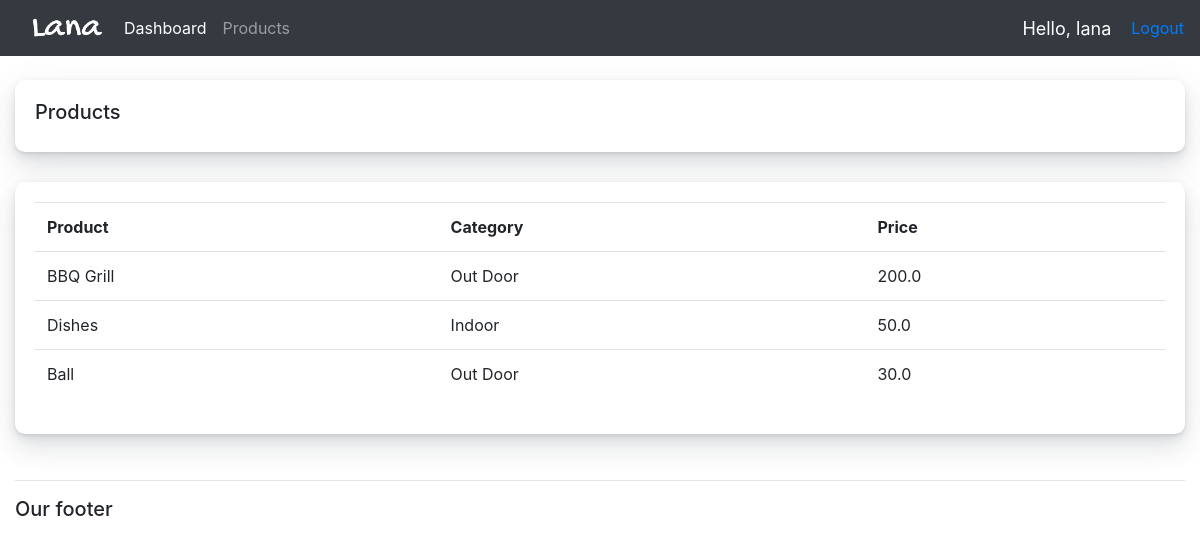
Screenshot of /products/ (signed in) with the database file from the repository.
### accounts/models.py (models this page shows, shortened)
class Product(models.Model):
    CATEGORY = (
        ('Indoor', 'Indoor'),
        ('Out Door', 'Out Door'),
    )
    name = models.CharField(max_length=200, null=True)
    price = models.FloatField(null=True)
    category = models.CharField(max_length=200, null=True, choices=CATEGORY)
    description = models.CharField(max_length=200, null=True, blank=True)
    date_created = models.DateTimeField(auto_now_add=True, null=True)
    tags = models.ManyToManyField(Tag)

### accounts/decorators.py (the view)
        def wrapper_func(request, *args, **kwargs):
            group = None
            if request.user.groups.exists():
                group = request.user.groups.all()[0].name
            if group in allowed_roles:
                return view_func(request, *args, **kwargs)
            else:
                return HttpResponse('You are not authorized to view this page.')

### accounts/views.py (called while the page is built)
@login_required(login_url='login')
@allowed_users(allowed_roles=['admin'])
def products(request):
    products = Product.objects.all()
    return render(request, 'accounts/products.html', {'products': products})

### accounts/templates/accounts/products.html
{% extends 'accounts/main.html' %}
{% block content %}
<br>
<div class="row">
    <div class="col-md">
        <div class="card card-body">
            <h5>Products</h5>
        </div>
        <div class="card card-body">
            <table class="table">
                <tr>
                    <th>Product</th>
                    <th>Category</th>
                    <th>Price</th>
                </tr>
                {% for i in products %}
                <tr>
                    <td>{{i.name}}</td>
                    <td>{{i.category}}</td>
                    <td>{{i.price}}</td>
                </tr>
                {% endfor %}
            </table>
        </div>
    </div>
</div>
{% endblock %}

### accounts/templates/accounts/navbar.html (shortened to what this page needs)
{% load static %}
<nav class="navbar navbar-expand-lg navbar-dark bg-dark">
    <img src="{% static 'images/logo.png' %}" width="100vh" align-items="center">
    <div class="collapse navbar-collapse" id="navbarNavAltMarkup">
      <div class="navbar-nav">
        {% if request.user.is_staff %}
        <a class="nav-item nav-link active" href="{% url 'home' %}">Dashboard</a>
        <a class="nav-item nav-link" href="{% url 'products' %}">Products</a>
        {% else %}
        <a class="nav-item nav-link" href="{% url 'account' %}">Settings</a>
        {% endif %}
      </div>
    </div>
    <span id="hello-msg">Hello, {{request.user}}</span>
    <span><a class="hello-msg" href="{% url 'logout' %}">Logout</a></span>
  </nav>

### static/css/main.css (style rules this page uses)
.card { background-color: #fff; border-radius: 10px; border: none; position: relative; margin-bottom: 30px; box-shadow: 0 0.46875rem 2.1875rem rgba(90,97,105,0.1), 0 0.9375rem 1.40625rem rgba(90,97,105,0.1), 0 0.25rem 0.53125rem rgba(90,97,105,0.12), 0 0.125rem 0.1875rem rgba(90,97,105,0.1); }

### accounts/templates/accounts/navbar.html (style rules this page uses)
#hello-msg { font-size: 18px; color: #fff; margin-right: 20px; }

### rows the page displays
Product: name "BBQ Grill", category "Out Door", price "200.0"
Product: name "Dishes", category "Indoor", price "50.0"
Product: name "Ball", category "Out Door", price "30.0"

### other values shown
{{ request.user }} "lana"
